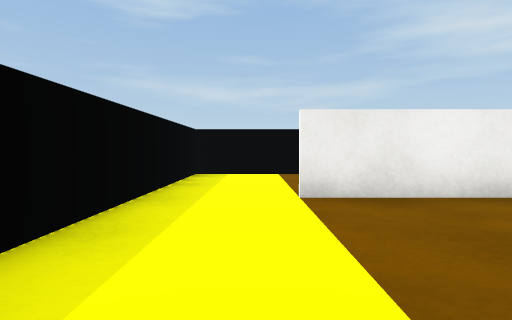
[1] (above)

16 first-person views from a walk through a 3-D level made in the Unity game engine. The camera is 0.55 m above the floor, tilts 2° down and sees 80° across. The floor is counted in squares, 1 m on a side. Each view is taken from the middle of a square. On the plan, view 1 faces up. The plan holds only what a view shows up to about 9 squares ahead; the rest is blank. The place goes on beyond the plan. The player character is not drawn. Surface patterns are stand-ins for the level's own textures.

[2]
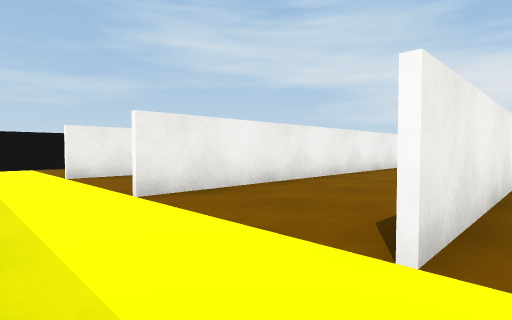

[3]
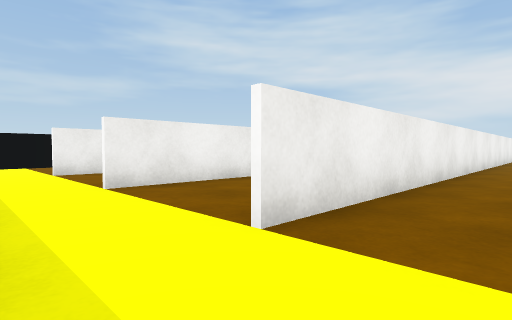

[4]
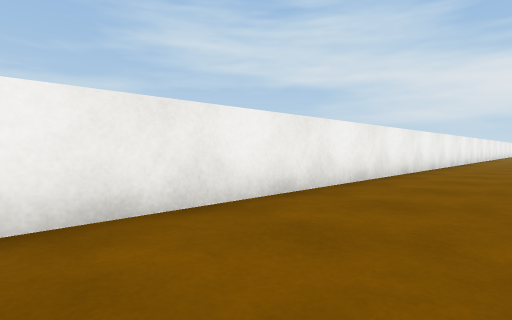

[5]
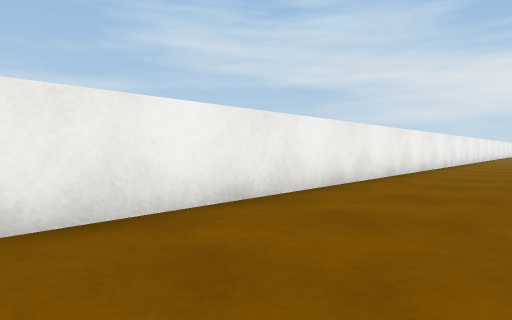

[6]
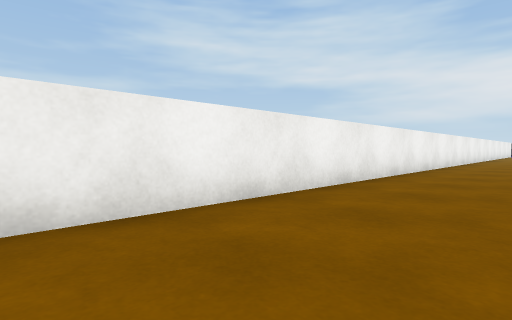

[7]
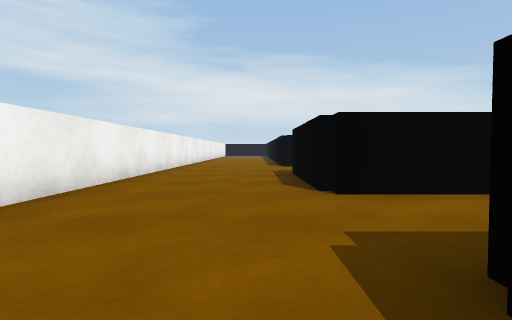

[8]
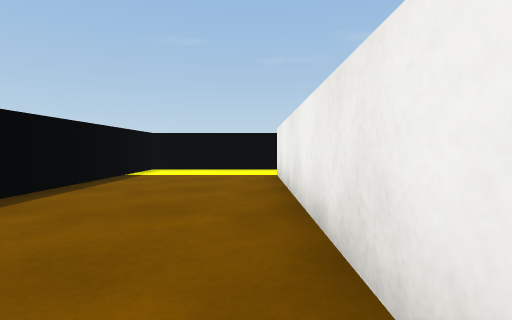

[9]
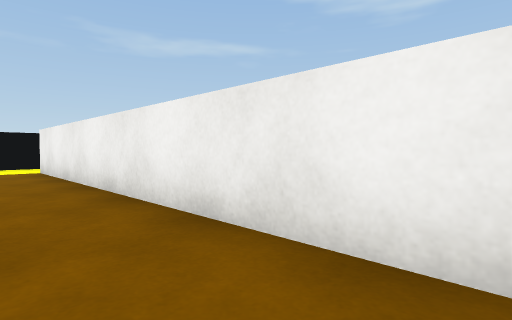

[10]
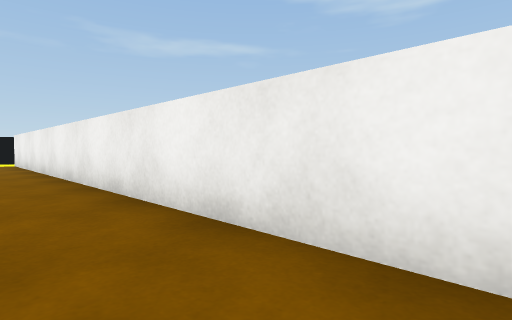

[11]
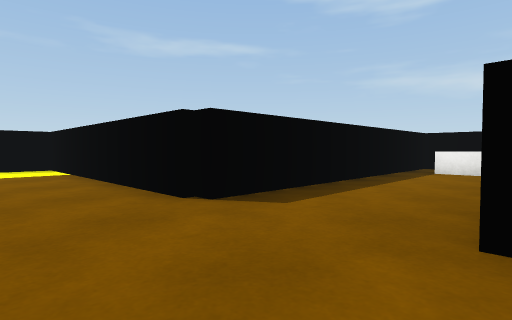

[12]
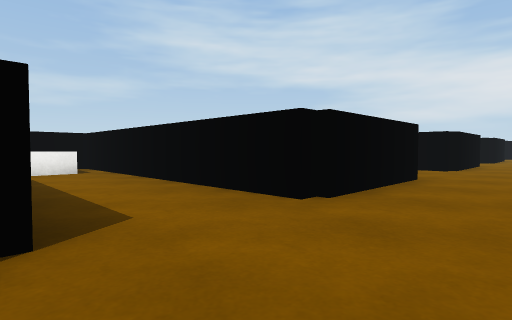

[13]
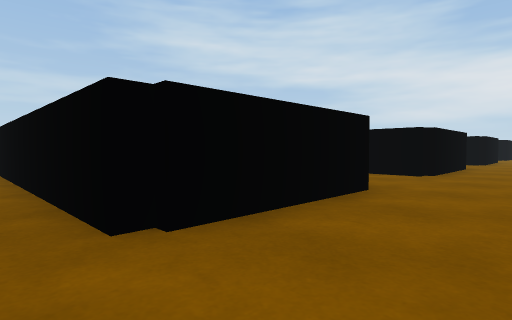

[14]
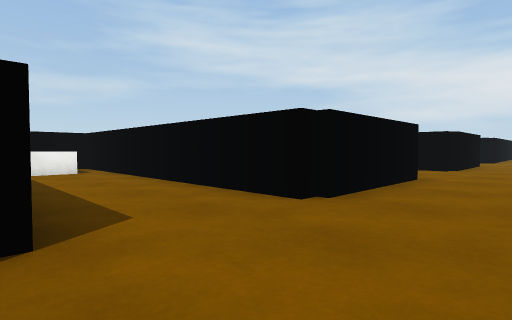

[15]
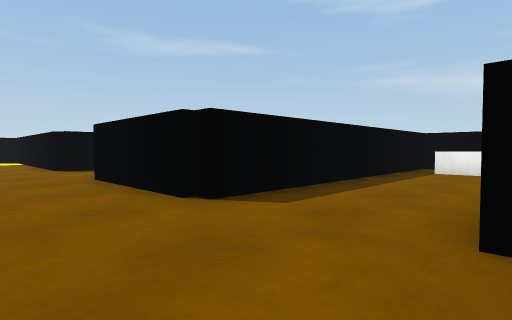

[16]
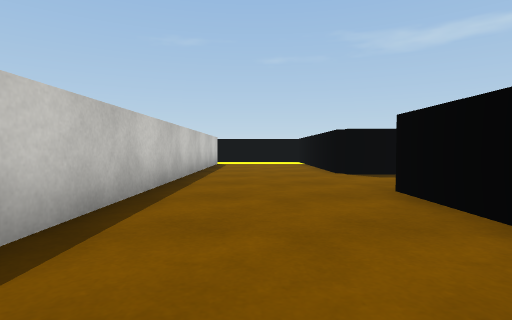

### Floor plan
Points are (right, up) in squares from view 1. A wall is a line through its corners. A room is listed if a view was taken in it or the views show most of it. See-through windows are left out.
Room 1 (views 1, 9, 10)
walls: (13, 0.5) (0.5, 0.5); (-1.3, 0.9) (-1.3, -0.1)
ways out: opening at (-0.5, -2) to room 2; opening at (-0.5, 1)
Room 2 (views 2, 3, 4, 5, 6, 7, 8)
walls: (21.6, -5.8) (23, -5.8); (25, -2.6) (0.5, -2.6); (-1.3, -2.4) (-1.3, -5.8) (2.1, -5.8)
ways out: opening at (-0.5, -2) to room 1
Room 3 (views 11, 12, 13, 14, 15, 16)
walls: (14.1, 7) (13.7, 7) (13.7, 8.1); (13.7, 9.9) (13.7, 14.4) (11.3, 14.4) (11.3, 9.9); (11.1, 6.8) (10.2, 6.8); (17.1, 6.8) (14, 6.8); (8.8, 6.8) (8, 6.8); (7.7, 9.9) (7.7, 14.4) (5.3, 14.4) (5.3, 9.9); (20.1, 7) (19.7, 7) (19.7, 7.8); (5.3, 8.1) (5.3, 6.8) (-1.3, 6.8) (-1.3, 5.4); (22, 6.8) (20, 6.8); (3, 3.6) (10.4, 3.6)
ways out: opening at (-0.5, 4)
objects: cube (6, 13) to (7, 13); cube (12, 13) to (13, 13)

Positions as (right, up) in squares from view 1, and headings:
1: (0, 0), facing up
2: (-1, -3), facing up-right
3: (-1, -4), facing up-right
4: (4, -5), facing up-right
5: (9, -5), facing up-right
6: (13, -5), facing up-right
7: (16, -5), facing right
8: (7, -3), facing left
9: (9, -1), facing up-left
10: (13, -1), facing up-left
11: (8, 5), facing up-left
12: (5, 5), facing up-right
13: (7, 5), facing up-right
14: (11, 5), facing up-right
15: (14, 5), facing up-left
16: (12, 5), facing left
